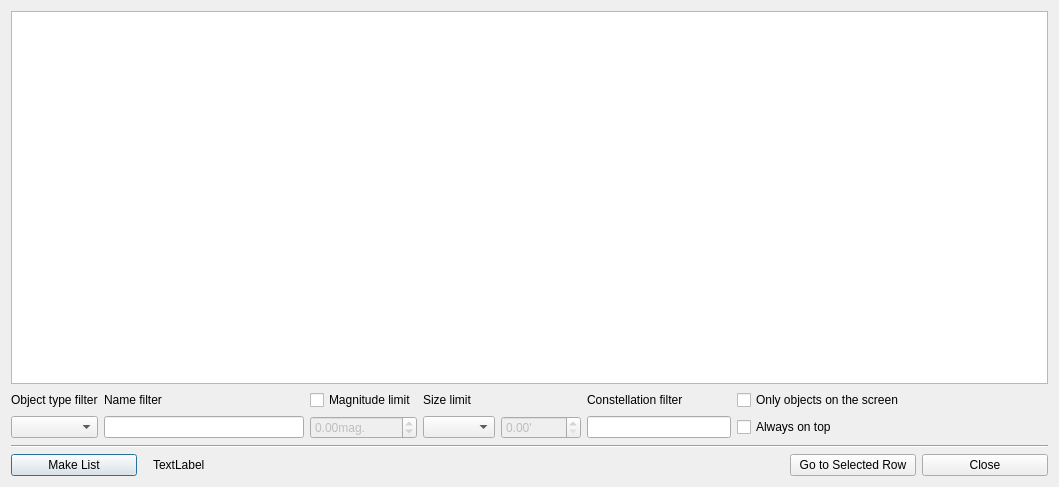
<?xml version="1.0" encoding="UTF-8"?>
<ui version="4.0">
 <class>CDSOCatalogue</class>
 <widget class="QDialog" name="CDSOCatalogue">
  <property name="geometry">
   <rect>
    <x>0</x>
    <y>0</y>
    <width>1059</width>
    <height>487</height>
   </rect>
  </property>
  <property name="windowTitle">
   <string>DSO Catalogue</string>
  </property>
  <layout class="QGridLayout" name="gridLayout">
   <item row="0" column="0">
    <widget class="QTableView" name="tableView">
     <property name="editTriggers">
      <set>QAbstractItemView::NoEditTriggers</set>
     </property>
     <property name="alternatingRowColors">
      <bool>true</bool>
     </property>
     <property name="selectionMode">
      <enum>QAbstractItemView::SingleSelection</enum>
     </property>
     <property name="selectionBehavior">
      <enum>QAbstractItemView::SelectRows</enum>
     </property>
     <property name="showGrid">
      <bool>true</bool>
     </property>
     <property name="gridStyle">
      <enum>Qt::DotLine</enum>
     </property>
     <property name="sortingEnabled">
      <bool>true</bool>
     </property>
     <property name="cornerButtonEnabled">
      <bool>false</bool>
     </property>
     <attribute name="verticalHeaderVisible">
      <bool>false</bool>
     </attribute>
     <attribute name="verticalHeaderShowSortIndicator" stdset="0">
      <bool>false</bool>
     </attribute>
    </widget>
   </item>
   <item row="3" column="0">
    <layout class="QGridLayout" name="gridLayout_2">
     <item row="0" column="0">
      <widget class="QLabel" name="label_2">
       <property name="text">
        <string>Object type filter</string>
       </property>
      </widget>
     </item>
     <item row="1" column="4">
      <widget class="QDoubleSpinBox" name="sizeLimitSpin">
       <property name="enabled">
        <bool>false</bool>
       </property>
       <property name="suffix">
        <string>'</string>
       </property>
       <property name="maximum">
        <double>99999.000000000000000</double>
       </property>
      </widget>
     </item>
     <item row="1" column="5">
      <widget class="QLineEdit" name="constFilterEdit"/>
     </item>
     <item row="1" column="7">
      <spacer name="horizontalSpacer_2">
       <property name="orientation">
        <enum>Qt::Horizontal</enum>
       </property>
       <property name="sizeHint" stdset="0">
        <size>
         <width>40</width>
         <height>20</height>
        </size>
       </property>
      </spacer>
     </item>
     <item row="0" column="3">
      <widget class="QLabel" name="label_3">
       <property name="text">
        <string>Size limit</string>
       </property>
      </widget>
     </item>
     <item row="1" column="2">
      <widget class="QDoubleSpinBox" name="magLimitSpin">
       <property name="enabled">
        <bool>false</bool>
       </property>
       <property name="suffix">
        <string>mag.</string>
       </property>
       <property name="minimum">
        <double>-99.000000000000000</double>
       </property>
      </widget>
     </item>
     <item row="1" column="0">
      <widget class="QComboBox" name="typeComboBox"/>
     </item>
     <item row="0" column="5">
      <widget class="QLabel" name="label_4">
       <property name="text">
        <string>Constellation filter</string>
       </property>
      </widget>
     </item>
     <item row="1" column="3">
      <widget class="QComboBox" name="sizeComboBox"/>
     </item>
     <item row="0" column="2">
      <widget class="QCheckBox" name="checkBox">
       <property name="text">
        <string>Magnitude limit</string>
       </property>
      </widget>
     </item>
     <item row="0" column="1">
      <widget class="QLabel" name="label">
       <property name="text">
        <string>Name filter</string>
       </property>
      </widget>
     </item>
     <item row="0" column="7">
      <spacer name="horizontalSpacer">
       <property name="orientation">
        <enum>Qt::Horizontal</enum>
       </property>
       <property name="sizeHint" stdset="0">
        <size>
         <width>40</width>
         <height>20</height>
        </size>
       </property>
      </spacer>
     </item>
     <item row="1" column="1">
      <widget class="QLineEdit" name="nameFilterEdit">
       <property name="sizePolicy">
        <sizepolicy hsizetype="Fixed" vsizetype="Fixed">
         <horstretch>0</horstretch>
         <verstretch>0</verstretch>
        </sizepolicy>
       </property>
       <property name="minimumSize">
        <size>
         <width>200</width>
         <height>0</height>
        </size>
       </property>
       <property name="maxLength">
        <number>9999</number>
       </property>
      </widget>
     </item>
     <item row="1" column="6">
      <widget class="QCheckBox" name="cb_top">
       <property name="text">
        <string>Always on top</string>
       </property>
      </widget>
     </item>
     <item row="0" column="6">
      <widget class="QCheckBox" name="cb_onScreen">
       <property name="text">
        <string>Only objects on the screen</string>
       </property>
      </widget>
     </item>
    </layout>
   </item>
   <item row="5" column="0">
    <layout class="QHBoxLayout" name="horizontalLayout" stretch="1,2,3,2,1,1">
     <item>
      <widget class="QPushButton" name="pushButton_2">
       <property name="text">
        <string>Make List</string>
       </property>
      </widget>
     </item>
     <item>
      <spacer name="horizontalSpacer_4">
       <property name="orientation">
        <enum>Qt::Horizontal</enum>
       </property>
       <property name="sizeType">
        <enum>QSizePolicy::Fixed</enum>
       </property>
       <property name="sizeHint" stdset="0">
        <size>
         <width>10</width>
         <height>20</height>
        </size>
       </property>
      </spacer>
     </item>
     <item>
      <widget class="QLabel" name="countLabel">
       <property name="text">
        <string>TextLabel</string>
       </property>
      </widget>
     </item>
     <item>
      <spacer name="horizontalSpacer_3">
       <property name="orientation">
        <enum>Qt::Horizontal</enum>
       </property>
       <property name="sizeHint" stdset="0">
        <size>
         <width>40</width>
         <height>20</height>
        </size>
       </property>
      </spacer>
     </item>
     <item>
      <widget class="QPushButton" name="pushButton_3">
       <property name="text">
        <string>Go to Selected Row</string>
       </property>
      </widget>
     </item>
     <item>
      <widget class="QPushButton" name="pushButton">
       <property name="text">
        <string>Close</string>
       </property>
      </widget>
     </item>
    </layout>
   </item>
   <item row="4" column="0">
    <widget class="Line" name="line">
     <property name="orientation">
      <enum>Qt::Horizontal</enum>
     </property>
    </widget>
   </item>
  </layout>
 </widget>
 <resources/>
 <connections/>
</ui>
